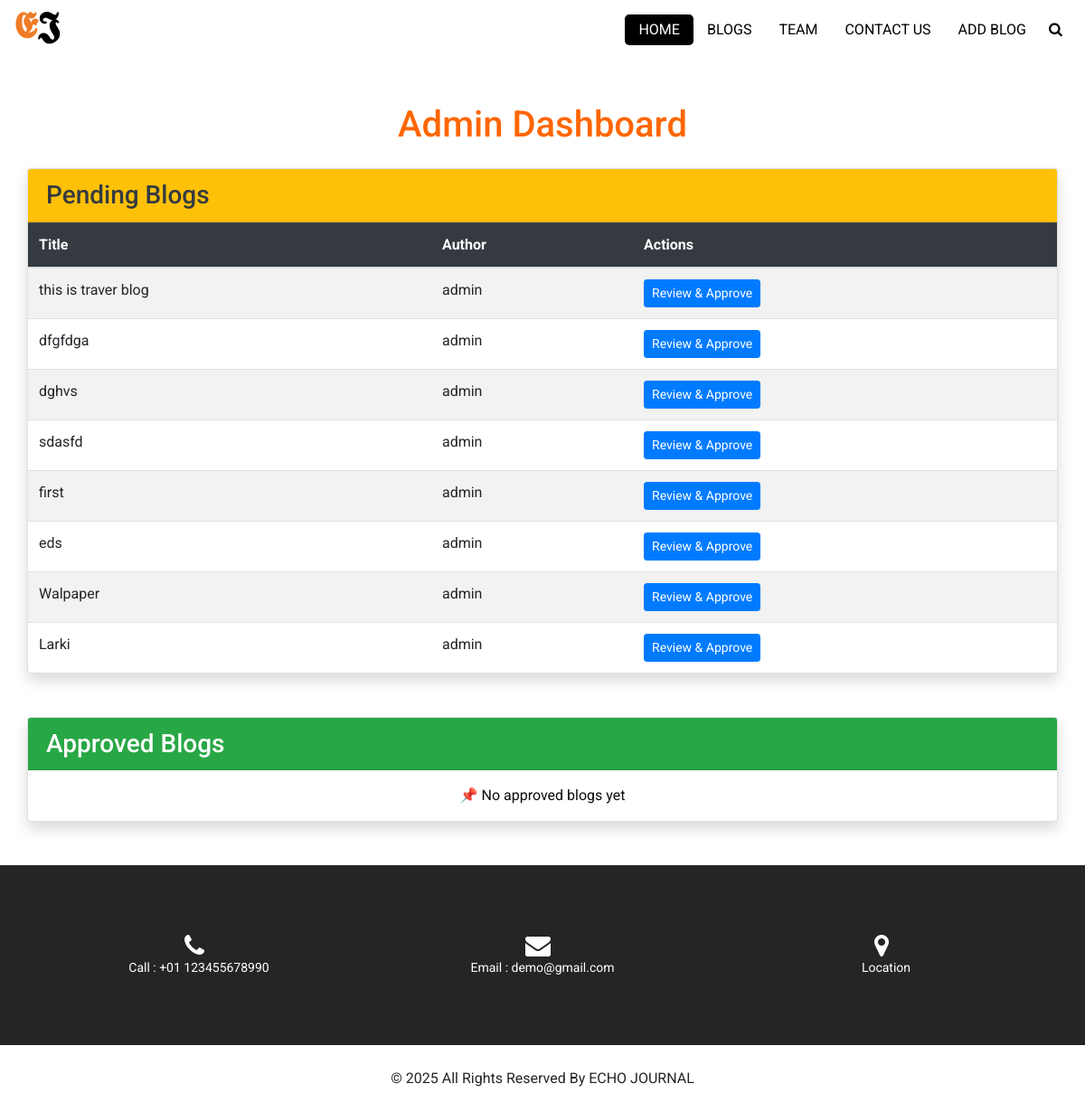
The app's page /blogs/admin-dashboard/ (signed in), older data.
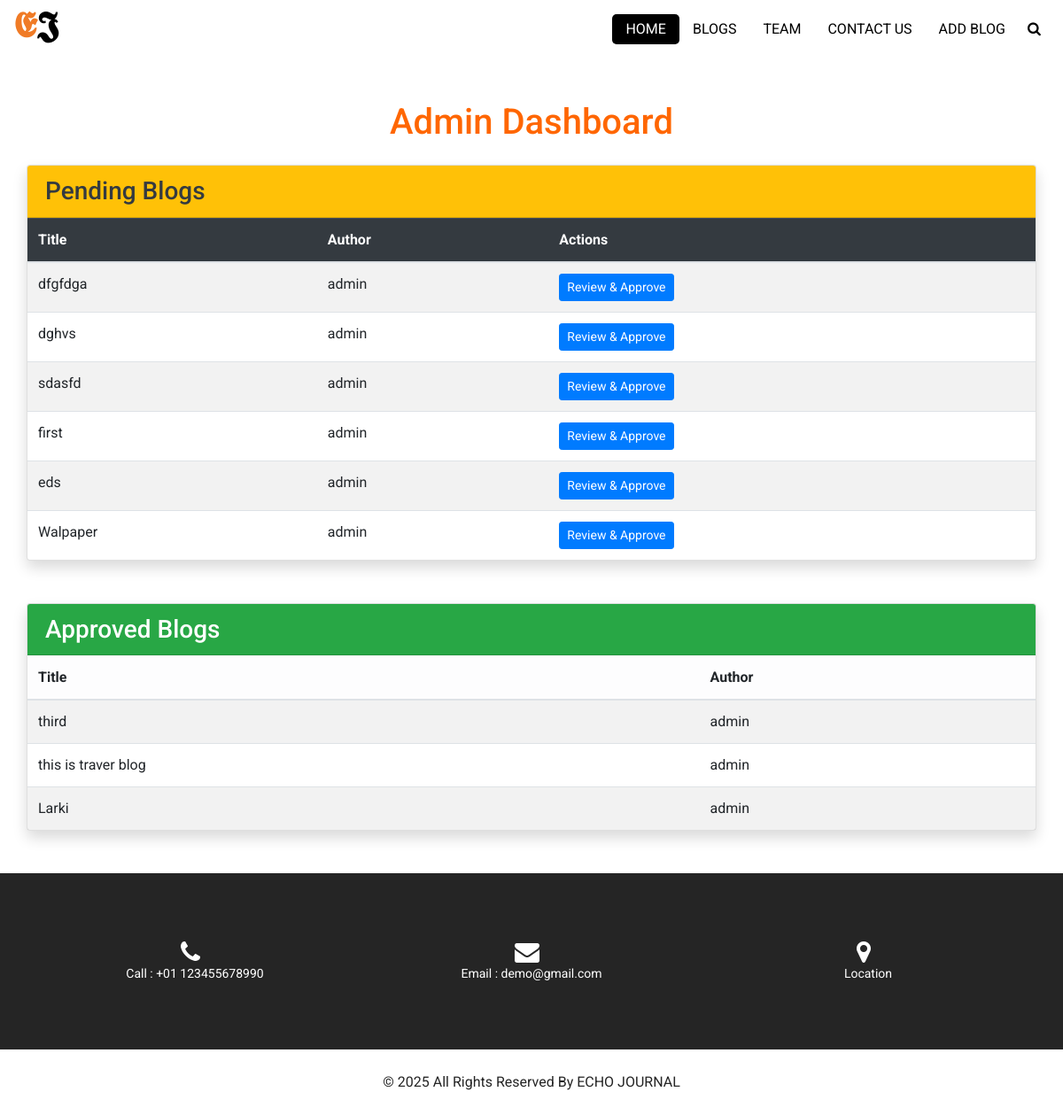
The same page, newer data.
### blog/models.py (models this page shows, shortened)
class Blog(models.Model):
    title = models.CharField(max_length=200)
    slug = models.SlugField(max_length=250, blank=True, unique=True)  # Add unique=True
    excerpt = models.TextField(max_length=300, blank=True, help_text="Optional short summary for list view")
    content = models.TextField()
    image = models.ImageField(upload_to='blogs/', blank=True, null=True)
    is_approved = models.BooleanField(default=False)  # Approval system
    category = models.ForeignKey(Category, on_delete=models.CASCADE, related_name="blogs")
    author = models.ForeignKey(User, on_delete=models.SET_NULL, null=True, blank=True, related_name="blogs")
    created_at = models.DateTimeField(auto_now_add=True)
    class Meta:
        ordering = ['-created_at']

### blog/views.py (the view)
# urls.py: path('admin-dashboard/', views.admin_dashboard, name='admin_dashboard'),
@staff_member_required
def admin_dashboard(request):
    pending_blogs = Blog.objects.filter(is_approved=False)
    approved_blogs = Blog.objects.filter(is_approved=True)
    return render(request, 'blogs/admin_dashboard.html', {
        'pending_blogs': pending_blogs,
        'approved_blogs': approved_blogs
    })

### blog/templates/blogs/admin_dashboard.html (shortened to what this page needs)
{% extends "basics.html" %}
{% block body %}
<div class="container my-5">
   <h1 class="text-center mb-4" style="color: #ff6600;">Admin Dashboard</h1>
    <div class="card shadow mb-5">
        <div class="card-header bg-warning text-dark">
            <h3 class="mb-0">Pending Blogs</h3>
        </div>
        <div class="card-body p-0">
            {% if pending_blogs %}
            <table class="table table-striped table-hover mb-0">
                <thead class="table-dark">
                    <tr>
                        <th>Title</th>
                        <th>Author</th>
                        <th>Actions</th>
                    </tr>
                </thead>
                <tbody>
                    {% for blog in pending_blogs %}
                    <tr>
                        <td>{{ blog.title }}</td>
                        <td>{{ blog.author }}</td>
                        <td>
                            <a href="{% url 'admin:blog_blog_change' blog.id %}" class="btn btn-sm btn-primary">
                                Review & Approve
                            </a>
                        </td>
                    </tr>
                    {% endfor %}
                </tbody>
            </table>
            {% else %}
            <p class="text-center my-3">✅ No pending blogs</p>
            {% endif %}
        </div>
    </div>
    <div class="card shadow">
        <div class="card-header bg-success text-white">
            <h3 class="mb-0">Approved Blogs</h3>
        </div>
        <div class="card-body p-0">
            {% if approved_blogs %}
            <table class="table table-striped table-hover mb-0">
                <thead class="table-light">
                    <tr>
                        <th>Title</th>
                        <th>Author</th>
                    </tr>
                </thead>
                <tbody>
                    {% for blog in approved_blogs %}
                    <tr>
                        <td>{{ blog.title }}</td>
                        <td>{{ blog.author }}</td>
                    </tr>
                    {% endfor %}
                </tbody>
            </table>
            {% else %}
            <p class="text-center my-3">📌 No approved blogs yet</p>
            {% endif %}
        </div>
    </div>
</div>
{% endblock %}

### blog/templates/basics.html (shortened to what this page needs)
<!DOCTYPE html>
<html>
<head>
  {% load static %}
  <link rel="stylesheet" href="https://cdnjs.cloudflare.com/ajax/libs/font-awesome/4.7.0/css/font-awesome.min.css">
  <link rel="stylesheet" type="text/css" href="{% static 'css/bootstrap.css' %}" />
  <link rel="stylesheet" type="text/css" href="https://cdnjs.cloudflare.com/ajax/libs/OwlCarousel2/2.3.4/assets/owl.carousel.min.css" />
  <link href="{% static 'css/font-awesome.min.css' %}" rel="stylesheet" />
  <link href="{% static 'css/style.css' %}" rel="stylesheet" />
  <link href="{% static 'css/responsive.css' %}" rel="stylesheet" />
</head>
<body class="sub_page">
    <div class="header_bottom">
      <div class="container-fluid">
        <nav class="navbar navbar-expand-lg custom_nav-container ">
          <a class="navbar-brand" href="{% url 'home' %}">
            <h1><b style="color:  #f07b26;">𝕰</b><b style="color: black;">𝕵</b></h1>
          </a>
          <div class="collapse navbar-collapse" id="navbarSupportedContent">
            <ul class="navbar-nav  ">
              <li class="nav-item active">
                <a class="nav-link" href="{% url 'home' %}">Home </a>
              </li>
              <li class="nav-item">
                <a class="nav-link" href="{% url 'blogs:blog_list' %}">Blogs</a>
              </li>
              <li class="nav-item">
                <a class="nav-link" href="{% url 'team' %}">Team</a>
              </li>
              <li class="nav-item">
                <a class="nav-link" href="{% url 'contact' %}">Contact Us</a>
              </li>
              <li class="nav-item">
                <a class="nav-link" href="{% url 'blogs:add_blog' %}"> ADD BLOG</a>
              </li>
              <form class="form-inline">
                <button class="btn  my-2 my-sm-0 nav_search-btn" type="submit">
                  <i class="fa fa-search" aria-hidden="true"></i>
                </button>
              </form>
            </ul>
          </div>
        </nav>
      </div>
    </div>
{% block body %}
{% endblock body %}
  <section class="info_section padding_top">
    <div class="container">
      <div class="contact_nav">
        <a href="">
          <i class="fa fa-phone" aria-hidden="true"></i>
          <span>
            Call : +01 123455678990
          </span>
        </a>
        <a href="">
          <i class="fa fa-envelope" aria-hidden="true"></i>
          <span>
            Email : demo@gmail.com
          </span>
        </a>
        <a href="">
          <i class="fa fa-map-marker" aria-hidden="true"></i>
          <span>
            Location
          </span>
        </a>
      </div>
    </div>
  </section>
  <footer class="footer_section">
    <div class="container">
      <p>
        &copy; <span id="displayYear"></span> All Rights Reserved By ECHO JOURNAL
      </p>
    </div>
  </footer>
</body>
</html>

### static/css/style.css (style rules this page uses)
body { font-family: 'Roboto', sans-serif; color: #0c0c0c; background-color: #ffffff; overflow-x: hidden; }
a, a:hover, a:focus { text-decoration: none; }
.btn, .btn:focus { outline: none !important; -webkit-box-shadow: none; box-shadow: none; }
.custom_nav-container { padding: 0; }
.custom_nav-container .navbar-nav { margin: auto; }
.custom_nav-container .navbar-nav .nav-item .nav-link { padding: 5px 25px; color: #000000; text-align: center; text-transform: uppercase; border-radius: 5px; -webkit-transition: all .3s; transition: all .3s; }
.custom_nav-container .navbar-nav .nav-item:hover .nav-link, .custom_nav-container .navbar-nav .nav-item.active .nav-link { color: #ffffff; background-color: #000000; }
.custom_nav-container .nav_search-btn { width: 35px; height: 35px; padding: 0; border: none; color: #000000; }
.info_section { background-color: #252525; color: #ffffff; padding: 45px 0; }
.info_section .contact_nav { display: -webkit-box; display: -ms-flexbox; display: flex; -webkit-box-pack: center; -ms-flex-pack: center; justify-content: center; padding: 25px 0; text-align: center; }
.info_section .contact_nav a { -webkit-box-flex: 1; -ms-flex: 1; flex: 1; margin: 0; display: -webkit-box; display: -ms-flexbox; display: flex; -webkit-box-orient: vertical; -webkit-box-direction: normal; -ms-flex-direction: column; flex-direction: column; -webkit-box-align: center; -ms-flex-align: center; align-items: center; color: #ffffff; }
.info_section .contact_nav a i { font-size: 28px; }
.footer_section { position: relative; background-color: #ffffff; text-align: center; }
.footer_section p { color: #252525; padding: 25px 0; margin: 0; }

### static/css/responsive.css (style rules this page uses)
@media (max-width: 1300px) { .custom_nav-container .navbar-nav { margin: 0; margin-left: auto; align-items: center; } }
@media (max-width: 1300px) { .custom_nav-container .navbar-nav .nav-item .nav-link { padding: 5px 15px; } }
@media (min-width: 1200px) { .container { max-width: 1170px; } }

### blog/templates/basics.html (style rules this page uses)
.info_section { padding: 5px 0; height: auto; }
.contact_nav a { padding: 5px 0; font-size: 14px; }
.contact_nav a i { margin-right: 10px; }
.contact_nav { display: flex; justify-content: space-around; align-items: center; }

Row changes from the older to the newer data that the page shows:
added Blog: title "third", author "admin", shown under "Approved Blogs"
changed Blog "this is traver blog": moves from the list under "Pending Blogs" to the list under "Approved Blogs"
changed Blog "Larki": moves from the list under "Pending Blogs" to the list under "Approved Blogs"
Text that changed along with them:
text no longer shown: "📌 No approved blogs yet"
text now shown: "Title Author"
